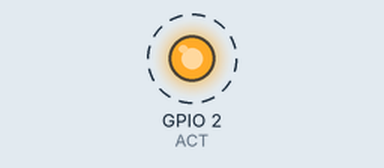
The program below on a simulated ESP8266 (NodeMCU). On the bench: output pins drawn as LEDs (lit = HIGH). Dashed ring = blinking.

Above: at 0.5 s.
Timing chart, 0 to 4.6 s (numbered marks = the images above):
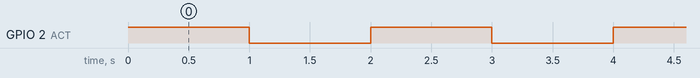

Measured:
- by itself, GPIO 2 (ACT): alternates HIGH for 1.0 s and LOW for 1.0 s

The program:

main.cpp
```cpp
#include <Arduino.h>


const int ACT = 2;

void setup() {
  // put your setup code here, to run once:
  pinMode(ACT, OUTPUT);
}

void loop() {
  // put your main code here, to run repeatedly:
    digitalWrite(ACT, 1);
    delay(1000);
     digitalWrite(ACT, 0);
       delay(1000);
}
```
